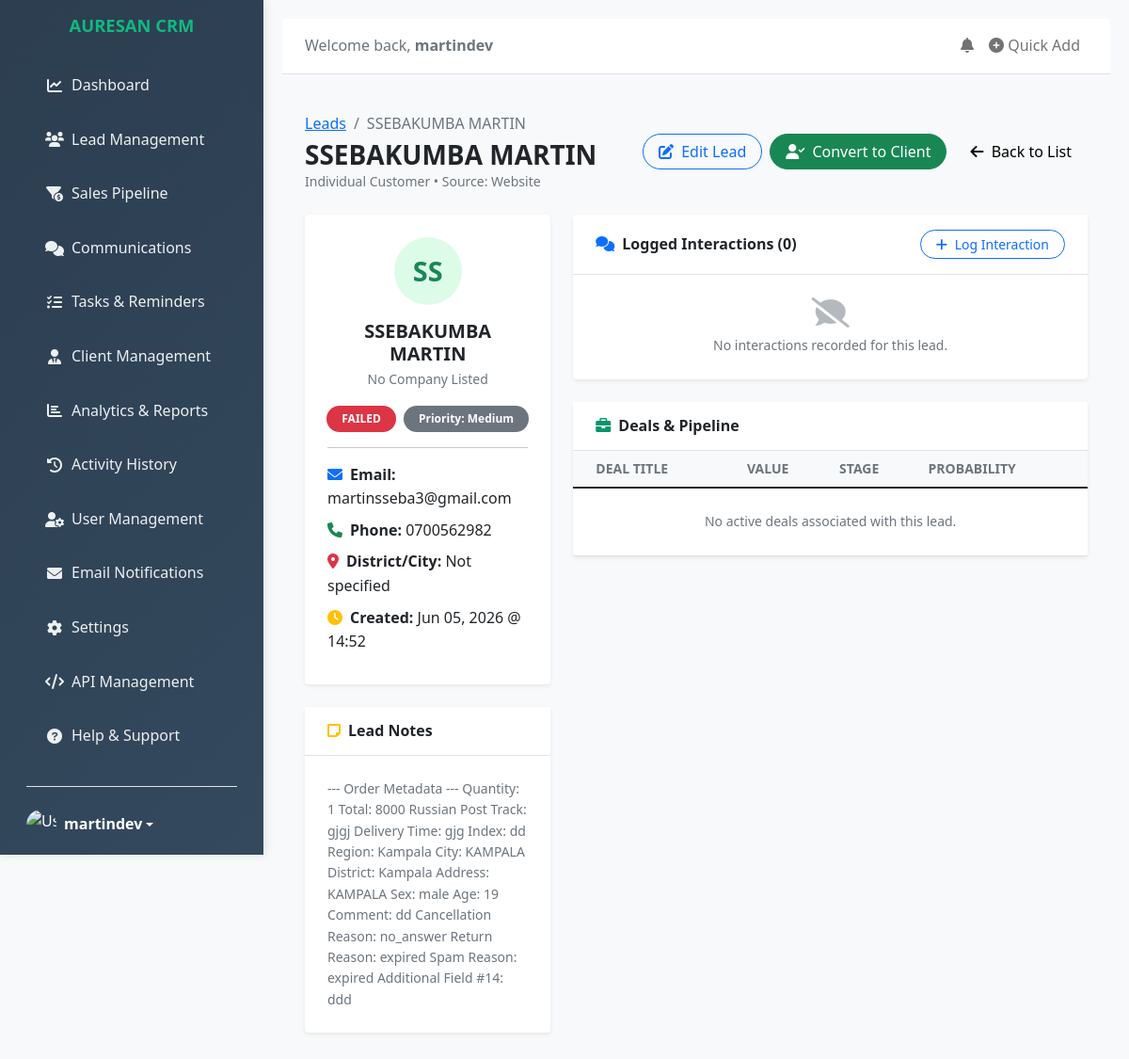
The app's page /leads/4/ (signed in), older data.
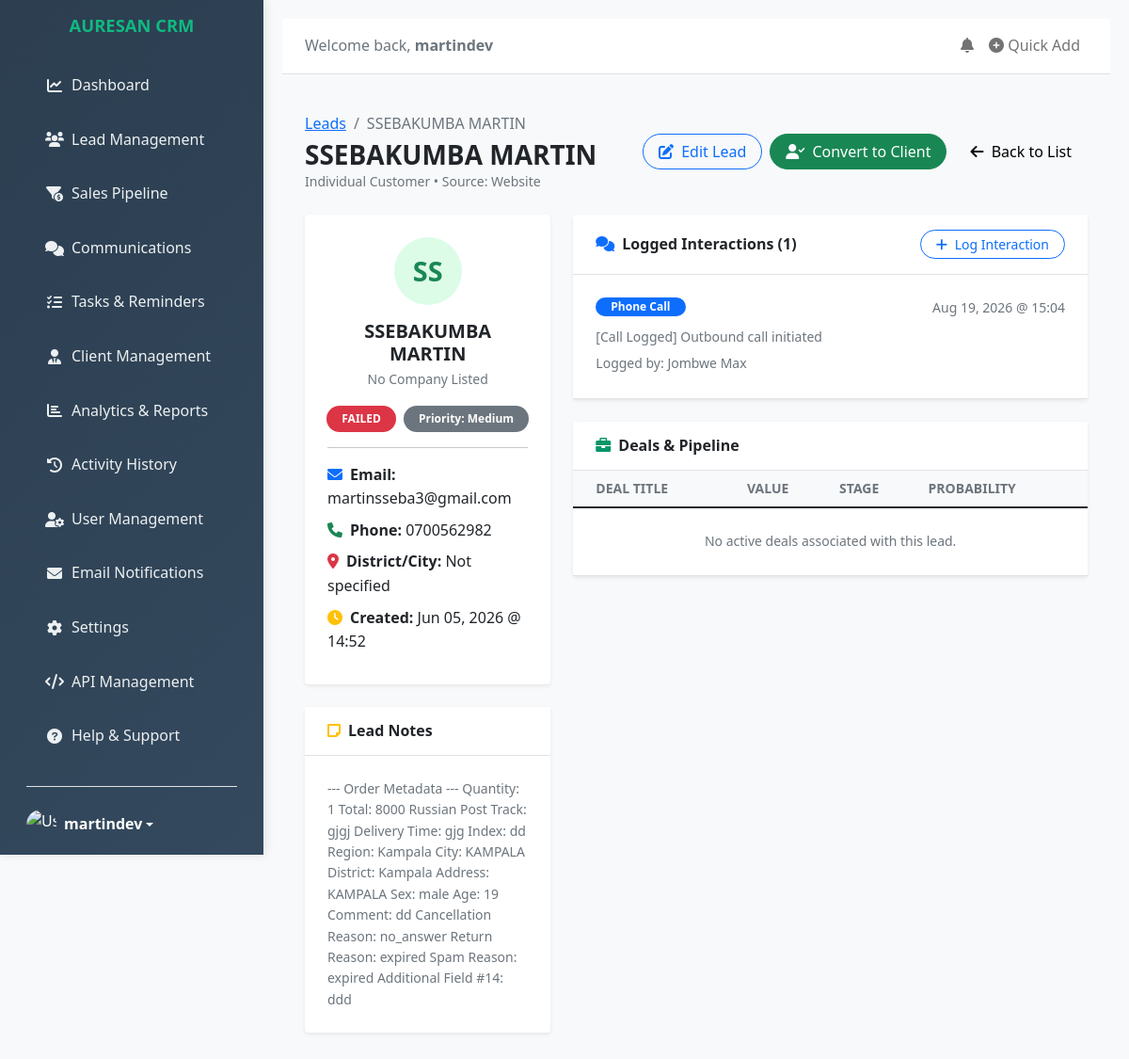
The same page, newer data.
### customerleads/models.py (models this page shows, shortened)
class Lead(models.Model):
    STATUS_CHOICES = [
        ('pending', 'Pending'),
        ('new', 'New'),
        ('contacted', 'Contacted'),
        ('qualified', 'Qualified'),
        ('proposal', 'Proposal Sent'),
        ('negotiation', 'In Negotiation'),
        ('closed', 'Closed/Won'),
        ('lost', 'Closed/Lost'),
        ('confirmed', 'Confirmed'),
        ('unreachable', 'Unreachable'),
        ('failed', 'Failed'),
        ('not_answered', 'Not Answered'),
    ]
    PRIORITY_CHOICES = [
        ('low', 'Low'),
        ('medium', 'Medium'),
        ('high', 'High'),
    ]
    SOURCE_CHOICES = [
        ('website', 'Website'),
        ('referral', 'Referral'),
        ('social_media', 'Social Media'),
        ('email', 'Email Campaign'),
        ('event', 'Event'),
        ('other', 'Other'),
    ]
    name = models.CharField(max_length=100)
    email = models.EmailField()
    phone = models.CharField(max_length=20, blank=True)
    company = models.CharField(max_length=100, blank=True)
    status = models.CharField(max_length=20, choices=STATUS_CHOICES, default='new')
    priority = models.CharField(max_length=10, choices=PRIORITY_CHOICES, default='medium')
    source = models.CharField(max_length=20, choices=SOURCE_CHOICES, default='website')
    latitude = models.FloatField(null=True, blank=True)
    longitude = models.FloatField(null=True, blank=True)
    CALL_OUTCOME_CHOICES = [
        ('success', 'Confirmed'),
        ('unreachable', 'Unreachable'),
        ('failed', 'Failed'),
        ('not_answered', 'Not Answered'),
    ]
    call_outcome = models.CharField(max_length=20, choices=CALL_OUTCOME_CHOICES, null=True, blank=True)
    call_outcome_notes = models.TextField(blank=True)
    quantity = models.PositiveIntegerField(null=True, blank=True)
    total = models.DecimalField(max_digits=12, decimal_places=2, null=True, blank=True)
    russian_post_track = models.CharField(max_length=100, blank=True)
    index = models.CharField(max_length=20, blank=True, verbose_name="Postal Index")
    region = models.CharField(max_length=100, blank=True)
    city = models.CharField(max_length=100, blank=True)
    district = models.CharField(max_length=100, blank=True)
    address = models.TextField(blank=True)
    delivery_time = models.CharField(max_length=100, blank=True)
    sex = models.CharField(max_length=20, blank=True, verbose_name="Gender")
    age = models.PositiveIntegerField(null=True, blank=True)
    cancellation_reason = models.TextField(blank=True)
    return_reason = models.TextField(blank=True)
    spam_reason = models.TextField(blank=True)
    comment = models.TextField(blank=True)                    # ← Added this
    additional_field_14 = models.TextField(blank=True, verbose_name="Additional Field #14")
    notes = models.TextField(blank=True)
    created_by = models.ForeignKey(settings.AUTH_USER_MODEL, on_delete=models.CASCADE, related_name='leads')
    created_at = models.DateTimeField(auto_now_add=True)
    updated_at = models.DateTimeField(auto_now=True)
    class Meta:
        ordering = ['-created_at']
        verbose_name = "Lead"
        verbose_name_plural = "Leads"
    def get_status_color(self):
        return {
            'pending': 'warning',
            'new': 'primary',
            'contacted': 'info',
            'qualified': 'success',
            'proposal': 'warning',
            'negotiation': 'primary',
            'closed': 'success',
            'lost': 'danger',
            'confirmed': 'success',
            'unreachable': 'warning',
            'failed': 'danger',
            'not_answered': 'secondary',
        }.get(self.status, 'secondary')

class Interaction(models.Model):
    INTERACTION_TYPES = [
        ('call', 'Phone Call'),
        ('email', 'Email'),
        ('meeting', 'Meeting'),
        ('demo', 'Product Demo'),
        ('other', 'Other'),
    ]
    lead = models.ForeignKey(Lead, on_delete=models.CASCADE, related_name='interactions')
    interaction_type = models.CharField(max_length=20, choices=INTERACTION_TYPES)
    notes = models.TextField()
    interaction_date = models.DateTimeField(auto_now_add=True)
    created_by = models.ForeignKey(settings.AUTH_USER_MODEL, on_delete=models.CASCADE)

class CustomUser(AbstractUser):
    avatar = models.ImageField(
        upload_to='avatars/%Y/%m/%d/',
        null=True,
        blank=True,
        verbose_name='profile picture',
        help_text='Upload a profile picture (recommended size: 200x200)'
    )
    job_title = models.CharField(
        max_length=100,
        blank=True,
        verbose_name='job title',
        help_text='e.g. Software Engineer, Project Manager'
    )
    class Meta:
        verbose_name = 'user'
        verbose_name_plural = 'users'
        ordering = ['-date_joined']
    def get_full_name(self):
        full_name = f"{self.first_name} {self.last_name}".strip()
        return full_name if full_name else self.username

### customerleads/views.py (the view)
# urls.py: path('leads/<int:pk>/', views.LeadDetailView.as_view(), name='lead_detail'),
class LeadDetailView(LoginRequiredMixin, DetailView):
    model = Lead
    template_name = 'leads/lead_detail.html'
    context_object_name = 'lead'

### customerleads/context_processors.py (called while the page is built)
def login_form_processor(request):
    if not request.user.is_authenticated:
        return {'login_form': AuthenticationForm()}
    return {}

### customerleads/templates/leads/lead_detail.html (shortened to what the changed rows need)
{% extends "base.html" %}
{% block content %}
<div class="container-fluid py-3">
    <div class="d-flex justify-content-between align-items-center flex-wrap gap-3 mb-4">
        <div>
            <nav aria-label="breadcrumb">
                <ol class="breadcrumb mb-1">
                    <li class="breadcrumb-item"><a href="{% url 'leads' %}">Leads</a></li>
                    <li class="breadcrumb-item active" aria-current="page">{{ lead.name }}</li>
                </ol>
            </nav>
            <h2 class="h3 fw-bold mb-0 text-dark">{{ lead.name }}</h2>
            <p class="text-muted small mb-0">{{ lead.company|default:"Individual Customer" }} &bull; Source: <span class="text-capitalize">{{ lead.get_source_display }}</span></p>
        </div>
    </div>
    <div class="row g-4">
        <div class="col-lg-4">
            <div class="card border-0 shadow-sm rounded-4 mb-4 bg-white">
                <div class="card-body p-4 text-center">
                    <div class="avatar-circle rounded-circle bg-emerald bg-opacity-10 text-success fw-bold d-flex align-items-center justify-content-center mx-auto mb-3" style="width: 72px; height: 72px; font-size: 1.8rem; background: #dcfce7; color: #059669;">
                        {{ lead.name|slice:":2"|upper }}
                    </div>
                    <h5 class="fw-bold text-dark mb-1">{{ lead.name }}</h5>
                    <p class="text-muted small mb-3">{{ lead.company|default:"No Company Listed" }}</p>
                    <div class="d-flex justify-content-center gap-2 mb-3">
                        <span class="badge bg-{{ lead.get_status_color }} px-3 py-2 rounded-pill text-uppercase">{{ lead.get_status_display }}</span>
                        <span class="badge bg-secondary px-3 py-2 rounded-pill text-capitalize">Priority: {{ lead.priority }}</span>
                    </div>
                    <hr class="my-3">
                    <div class="text-start">
                        <p class="mb-2"><strong><i class="fas fa-envelope me-2 text-primary"></i>Email:</strong> {{ lead.email|default:"N/A" }}</p>
                        <p class="mb-2"><strong><i class="fas fa-phone me-2 text-success"></i>Phone:</strong> {{ lead.phone|default:"N/A" }}</p>
                        <p class="mb-2"><strong><i class="fas fa-map-marker-alt me-2 text-danger"></i>District/City:</strong> {{ lead.city|default:lead.region|default:"Not specified" }}</p>
                        <p class="mb-2"><strong><i class="fas fa-clock me-2 text-warning"></i>Created:</strong> {{ lead.created_at|date:"M d, Y @ H:i" }}</p>
                    </div>
                </div>
            </div>
            <div class="card border-0 shadow-sm rounded-4 bg-white">
                <div class="card-body p-4">
                    <p class="text-secondary small mb-0">{{ lead.notes|default:lead.comment|default:"No notes added for this lead yet." }}</p>
                </div>
            </div>
        </div>
        <div class="col-lg-8">
            <div class="card border-0 shadow-sm rounded-4 mb-4 bg-white">
                <div class="card-header bg-white border-bottom py-3 px-4 d-flex justify-content-between align-items-center">
                    <h6 class="fw-bold mb-0"><i class="fas fa-comments me-2 text-primary"></i>Logged Interactions ({{ lead.interactions.count }})</h6>
                    <a href="{% url 'interaction_create' %}" class="btn btn-sm btn-outline-primary rounded-pill px-3">
                        <i class="fas fa-plus me-1"></i> Log Interaction
                    </a>
                </div>
                <div class="card-body p-0">
                    <div class="list-group list-group-flush">
                        {% for interaction in lead.interactions.all %}
                        <div class="list-group-item p-4 border-bottom">
                            <div class="d-flex justify-content-between align-items-start mb-2">
                                <span class="badge bg-primary rounded-pill px-3 py-1">{{ interaction.get_interaction_type_display }}</span>
                                <small class="text-muted">{{ interaction.interaction_date|date:"M d, Y @ H:i" }}</small>
                            </div>
                            <p class="mb-1 text-secondary small">{{ interaction.notes }}</p>
                            <small class="text-muted">Logged by: {{ interaction.created_by.get_full_name }}</small>
                        </div>
                        {% empty %}
                        <div class="text-center py-4 text-muted">
                            <i class="fas fa-comment-slash fa-2x mb-2 opacity-50"></i>
                            <p class="mb-0 small">No interactions recorded for this lead.</p>
                        </div>
                        {% endfor %}
                    </div>
                </div>
            </div>
            <div class="card border-0 shadow-sm rounded-4 bg-white">
                <div class="card-body p-0">
                    <div class="table-responsive">
                        <table class="table align-middle mb-0">
                            <thead class="bg-light small text-uppercase text-muted">
                                <tr>
                                    <th class="ps-4">Deal Title</th>
                                    <th>Value</th>
                                    <th>Stage</th>
                                    <th>Probability</th>
                                </tr>
                            </thead>
                        </table>
                    </div>
                </div>
            </div>
        </div>
    </div>
</div>
{% endblock %}

Row changes from the older to the newer data that the page shows:
computed for Lead "SS": interactions.count "0" → "1"
added Interaction: interaction_type "Phone Call", interaction_date "Aug 19, 2026 @ 15:04", notes "[Call Logged] Outbound call initiated", created_by.get_full_name "Jombwe Max"
Text that changed along with them:
text no longer shown: "No interactions recorded for this lead."
